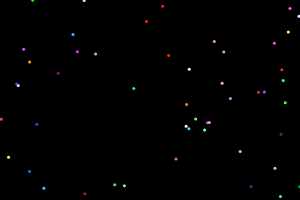
Frame 1 (no input)
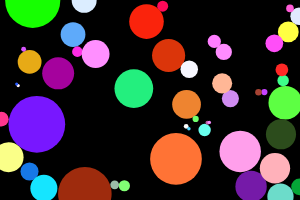
Frame 60 (no input)
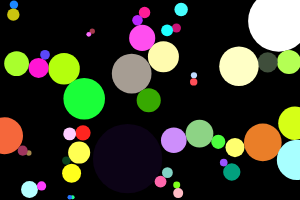
Frame 120 (the mouse pressed at the canvas centre since frame 60)

The p5.js sketch that drew these frames (run headless with seeded random() and noise() and a simulated clock; from frame 60 on, the mouse is pressed at the canvas centre):

// p5.js sketch
// ── sketch.js
function setup() {
  createCanvas(300, 200);
  strokeWeight(2);
  init();
  count = 0

}

function draw() {
  background(0);
  noStroke();
  

  let a = false;
  for (let c of list) {
    c.paint();

    c.grow();

    a = a || c.active;
  }

  if (!a) {
    if (count++ > 130) {
      init();
      count = 0;
    }

  }

  for (let c of list) {

    for (let c2 of list) {
      if (c == c2)
        continue;

      if (c.overlaps(c2)) {
        c.stop();
        c2.stop();
      }
    }
  }
}

function mousePressed() {

  init()
}

function init() {
  list = [];
  for (let i = 0; i < 50; i++)
    list.push(new Circle());
}

function Circle() {

//colorMode(HSB);
  this.x = random(width);
  this.y = random(height);
  this.size = 3;
  this.active = true;
  this.c = color( random(360), random(360), random(360));
  this.rate = random(.1,1.8);
  this.paint = () => {
   
   
fill(this.c); 
    ellipse(this.x, this.y, this.size, this.size);
  }

  this.grow = () => {
    if (this.active)
      this.size += this.rate;

  }

  this.stop = () => {

    this.active = false;
  }


  this.overlaps = (other) => {

    return 2 * dist(this.x, this.y, other.x, other.y) < this.size + other.size;

  }
}
